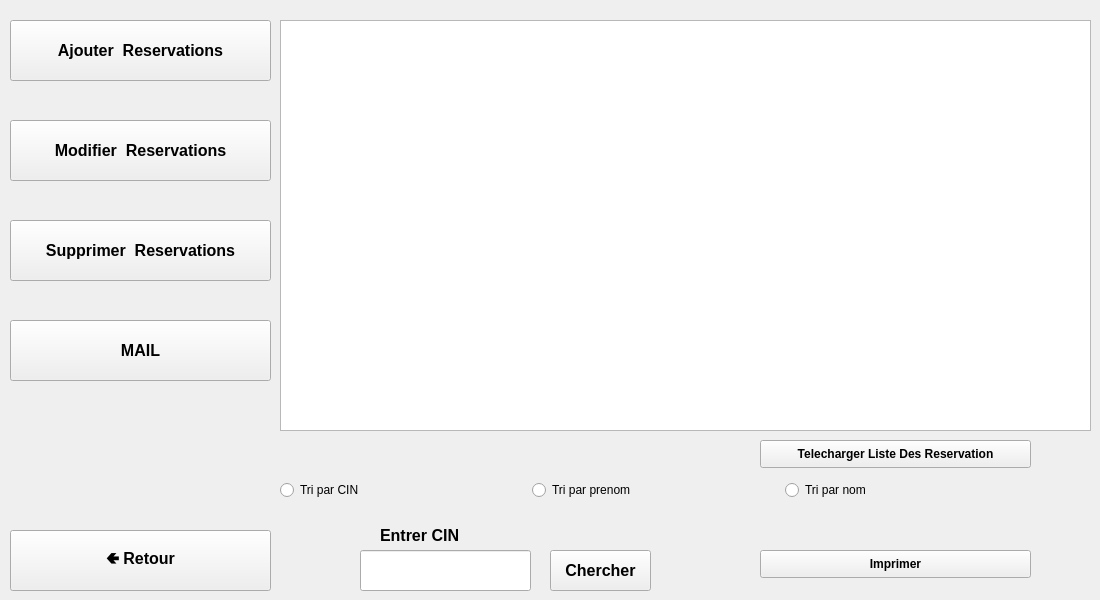
        <widget class="QWidget" name="page">
         <widget class="QLineEdit" name="lineEdit_3">
          <property name="geometry">
           <rect>
            <x>360</x>
            <y>550</y>
            <width>171</width>
            <height>41</height>
           </rect>
          </property>
         </widget>
         <widget class="QPushButton" name="pushButton_ajouterres_2">
          <property name="geometry">
           <rect>
            <x>10</x>
            <y>20</y>
            <width>261</width>
            <height>61</height>
           </rect>
          </property>
          <property name="font">
           <font>
            <pointsize>12</pointsize>
            <weight>75</weight>
            <bold>true</bold>
            <underline>false</underline>
           </font>
          </property>
          <property name="text">
           <string>Ajouter  Reservations</string>
          </property>
         </widget>
         <widget class="QPushButton" name="pushButton_supprimerres_2">
          <property name="geometry">
           <rect>
            <x>10</x>
            <y>220</y>
            <width>261</width>
            <height>61</height>
           </rect>
          </property>
          <property name="font">
           <font>
            <pointsize>12</pointsize>
            <weight>75</weight>
            <bold>true</bold>
            <underline>false</underline>
           </font>
          </property>
          <property name="text">
           <string>Supprimer  Reservations</string>
          </property>
         </widget>
         <widget class="QPushButton" name="pushButton_listeres_2">
          <property name="geometry">
           <rect>
            <x>760</x>
            <y>440</y>
            <width>271</width>
            <height>28</height>
           </rect>
          </property>
          <property name="font">
           <font>
            <weight>75</weight>
            <bold>true</bold>
            <underline>false</underline>
           </font>
          </property>
          <property name="text">
           <string>Telecharger Liste Des Reservation</string>
          </property>
         </widget>
         <widget class="QPushButton" name="pushButton_chercherres_2">
          <property name="geometry">
           <rect>
            <x>550</x>
            <y>550</y>
            <width>101</width>
            <height>41</height>
           </rect>
          </property>
          <property name="font">
           <font>
            <pointsize>12</pointsize>
            <weight>75</weight>
            <bold>true</bold>
            <underline>false</underline>
           </font>
          </property>
          <property name="text">
           <string>Chercher</string>
          </property>
         </widget>
         <widget class="QTableView" name="tableView_res_2">
          <property name="geometry">
           <rect>
            <x>280</x>
            <y>20</y>
            <width>811</width>
            <height>411</height>
           </rect>
          </property>
         </widget>
         <widget class="QLabel" name="label_3">
          <property name="geometry">
           <rect>
            <x>380</x>
            <y>520</y>
            <width>111</width>
            <height>31</height>
           </rect>
          </property>
          <property name="font">
           <font>
            <pointsize>12</pointsize>
            <weight>75</weight>
            <bold>true</bold>
            <underline>false</underline>
           </font>
          </property>
          <property name="text">
           <string>Entrer CIN</string>
          </property>
         </widget>
         <widget class="QPushButton" name="pushButton_retour_3">
          <property name="geometry">
           <rect>
            <x>10</x>
            <y>530</y>
            <width>261</width>
            <height>61</height>
           </rect>
          </property>
          <property name="font">
           <font>
            <pointsize>12</pointsize>
            <weight>75</weight>
            <bold>true</bold>
            <underline>false</underline>
           </font>
          </property>
          <property name="text">
           <string>🢀 Retour</string>
          </property>
         </widget>
         <widget class="QPushButton" name="pushButton_mail_2">
          <property name="geometry">
           <rect>
            <x>10</x>
            <y>320</y>
            <width>261</width>
            <height>61</height>
           </rect>
          </property>
          <property name="font">
           <font>
            <pointsize>12</pointsize>
            <weight>75</weight>
            <bold>true</bold>
            <underline>false</underline>
           </font>
          </property>
          <property name="text">
           <string>MAIL</string>
          </property>
         </widget>
         <widget class="QWidget" name="horizontalLayoutWidget_2">
          <property name="geometry">
           <rect>
            <x>280</x>
            <y>470</y>
            <width>751</width>
            <height>41</height>
           </rect>
          </property>
          <layout class="QHBoxLayout" name="horizontalLayout_3">
           <item>
            <widget class="QRadioButton" name="radioButton_tricin_2">
             <property name="text">
              <string>Tri par CIN</string>
             </property>
            </widget>
           </item>
           <item>
            <widget class="QRadioButton" name="radioButton_triprenom_2">
             <property name="text">
              <string>Tri par prenom</string>
             </property>
            </widget>
           </item>
           <item>
            <widget class="QRadioButton" name="radioButton_trinom_2">
             <property name="text">
              <string>Tri par nom</string>
             </property>
            </widget>
           </item>
          </layout>
         </widget>
         <widget class="QPushButton" name="pushButton_modifierres_2">
          <property name="geometry">
           <rect>
            <x>10</x>
            <y>120</y>
            <width>261</width>
            <height>61</height>
           </rect>
          </property>
          <property name="font">
           <font>
            <pointsize>12</pointsize>
            <weight>75</weight>
            <bold>true</bold>
            <underline>false</underline>
           </font>
          </property>
          <property name="text">
           <string>Modifier  Reservations</string>
          </property>
         </widget>
         <widget class="QPushButton" name="pushButton_res_2">
          <property name="geometry">
           <rect>
            <x>760</x>
            <y>550</y>
            <width>271</width>
            <height>28</height>
           </rect>
          </property>
          <property name="font">
           <font>
            <weight>75</weight>
            <bold>true</bold>
            <underline>false</underline>
           </font>
          </property>
          <property name="text">
           <string>Imprimer</string>
          </property>
         </widget>
        </widget>
